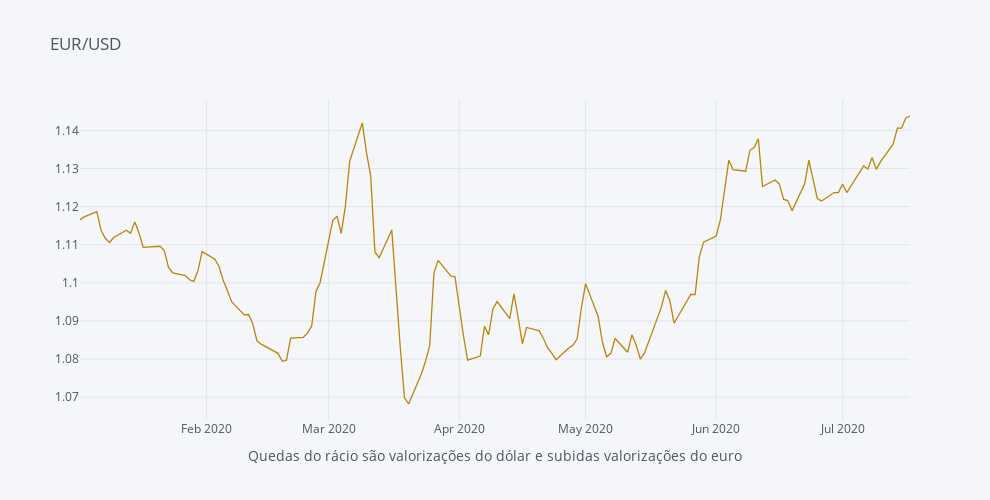

This figure's notebook cell:
### Markdown cell above
Podemos ver que o SPY5 teve uma performance superior até meados de Fevereiro, devido a uma valorização do USD até então. Ou seja, de um ponto de vista de valorização o máximo do SPY5 é mais alto que o do SPY.

### Code cell
import pandas_datareader.data as web
import datetime
start = datetime.datetime(2020, 1, 1)
DEXUSEU = web.DataReader('DEXUSEU', 'fred', start)
DEXUSEU.dropna().iplot(dimensions=pa.dimensions, color='darkgoldenrod', title='EUR/USD', xTitle='Quedas do rácio são valorizações do dólar e subidas valorizações do euro')

### Figure 1 — Plotly figure (JSON) as saved in the notebook; plotly's stock layout.template omitted (floating-point values rounded to 4 significant figures; data arrays with more than 128 entries replaced by an {"elided": "..."} marker saying what was removed)
{"data": [{"line": {"color": "rgba(184, 134, 11, 1.0)", "dash": "solid", "shape": "linear", "width": 1.3}, "mode": "lines", "name": "DEXUSEU", "text": "", "type": "scatter", "x": {"elided": "138 str values"}, "y": {"elided": "138 float values"}}], "layout": {"height": 500, "legend": {"bgcolor": "#F5F6F9", "font": {"color": "#4D5663"}}, "paper_bgcolor": "#F5F6F9", "plot_bgcolor": "#F5F6F9", "title": {"font": {"color": "#4D5663"}, "text": "EUR/USD"}, "width": 990, "xaxis": {"autorange": true, "gridcolor": "#E1E5ED", "range": ["2020-01-02", "2020-07-17"], "showgrid": true, "tickfont": {"color": "#4D5663"}, "title": {"font": {"color": "#4D5663"}, "text": "Quedas do rácio são valorizações do dólar e subidas valorizações do euro"}, "type": "date", "zerolinecolor": "#E1E5ED"}, "yaxis": {"autorange": true, "gridcolor": "#E1E5ED", "range": [1.064, 1.148], "showgrid": true, "tickfont": {"color": "#4D5663"}, "title": {"font": {"color": "#4D5663"}, "text": ""}, "type": "linear", "zerolinecolor": "#E1E5ED"}}}
